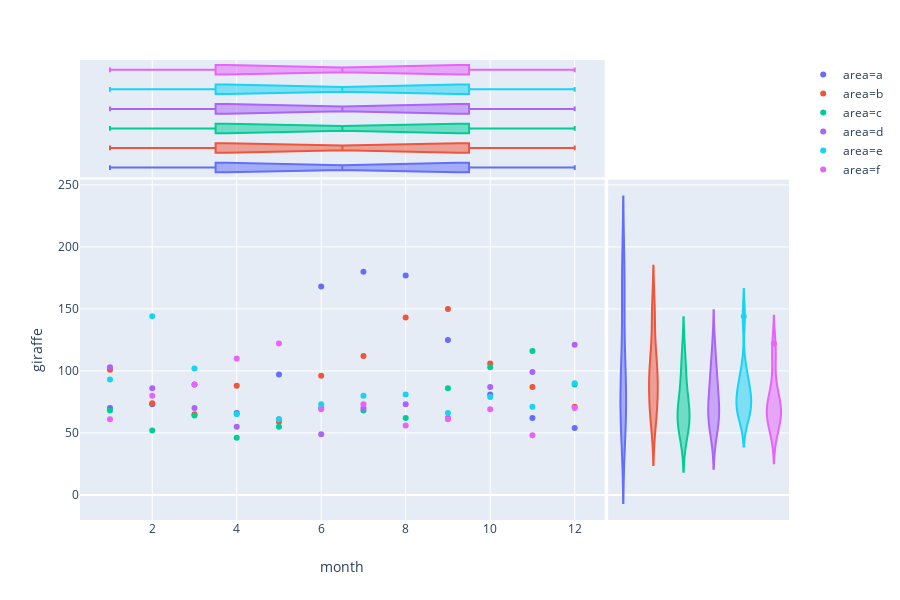

Notebook code for this chart:
### Code cell
px.scatter(dataset, x="month", y="giraffe", color="area",marginal_y="violin", 
           marginal_x="box")

### Figure 1 — Plotly figure (JSON) as saved in the notebook; plotly's stock layout.template omitted (floating-point values rounded to 4 significant figures)
{"data": [{"hovertemplate": "area=a<br>month=%{x}<br>giraffe=%{y}<extra></extra>", "legendgroup": "area=a", "marker": {"color": "#636efa", "symbol": "circle"}, "mode": "markers", "name": "area=a", "showlegend": true, "type": "scatter", "uid": "6638063a-2be0-4035-87de-63a8ea351dc5", "x": [1, 2, 3, 4, 5, 6, 7, 8, 9, 10, 11, 12], "xaxis": "x", "y": [70, 73, 89, 66, 97, 168, 180, 177, 125, 81, 62, 54], "yaxis": "y"}, {"alignmentgroup": "True", "legendgroup": "area=a", "marker": {"color": "#636efa", "symbol": "circle"}, "name": "area=a", "notched": true, "offsetgroup": "area=a", "showlegend": false, "type": "box", "uid": "0d5f4283-5db2-4dc6-b5aa-90bb166eb66f", "x": [1, 2, 3, 4, 5, 6, 7, 8, 9, 10, 11, 12], "xaxis": "x", "yaxis": "y2"}, {"alignmentgroup": "True", "legendgroup": "area=a", "marker": {"color": "#636efa", "symbol": "circle"}, "name": "area=a", "offsetgroup": "area=a", "scalegroup": "y", "showlegend": false, "type": "violin", "uid": "4e64959e-27d5-4ec8-b5ad-8c655e6c848c", "xaxis": "x2", "y": [70, 73, 89, 66, 97, 168, 180, 177, 125, 81, 62, 54], "yaxis": "y"}, {"hovertemplate": "area=b<br>month=%{x}<br>giraffe=%{y}<extra></extra>", "legendgroup": "area=b", "marker": {"color": "#EF553B", "symbol": "circle"}, "mode": "markers", "name": "area=b", "showlegend": true, "type": "scatter", "uid": "d5251a7d-0c4c-4684-a275-0edd62c0a0dd", "x": [1, 2, 3, 4, 5, 6, 7, 8, 9, 10, 11, 12], "xaxis": "x", "y": [101, 74, 65, 88, 59, 96, 112, 143, 150, 106, 87, 71], "yaxis": "y"}, {"alignmentgroup": "True", "legendgroup": "area=b", "marker": {"color": "#EF553B", "symbol": "circle"}, "name": "area=b", "notched": true, "offsetgroup": "area=b", "showlegend": false, "type": "box", "uid": "d3198d46-7c62-47d5-974a-72288132a775", "x": [1, 2, 3, 4, 5, 6, 7, 8, 9, 10, 11, 12], "xaxis": "x", "yaxis": "y2"}, {"alignmentgroup": "True", "legendgroup": "area=b", "marker": {"color": "#EF553B", "symbol": "circle"}, "name": "area=b", "offsetgroup": "area=b", "scalegroup": "y", "showlegend": false, "type": "violin", "uid": "000bb36a-0e2e-4aea-a306-6580a7b48258", "xaxis": "x2", "y": [101, 74, 65, 88, 59, 96, 112, 143, 150, 106, 87, 71], "yaxis": "y"}, {"hovertemplate": "area=c<br>month=%{x}<br>giraffe=%{y}<extra></extra>", "legendgroup": "area=c", "marker": {"color": "#00cc96", "symbol": "circle"}, "mode": "markers", "name": "area=c", "showlegend": true, "type": "scatter", "uid": "0fe2cfd5-a146-4bd2-95e8-522453b5cfc0", "x": [1, 2, 3, 4, 5, 6, 7, 8, 9, 10, 11, 12], "xaxis": "x", "y": [68, 52, 64, 46, 55, 70, 68, 62, 86, 103, 116, 89], "yaxis": "y"}, {"alignmentgroup": "True", "legendgroup": "area=c", "marker": {"color": "#00cc96", "symbol": "circle"}, "name": "area=c", "notched": true, "offsetgroup": "area=c", "showlegend": false, "type": "box", "uid": "d6cc8846-40cb-4c8f-88ea-009053cafc4f", "x": [1, 2, 3, 4, 5, 6, 7, 8, 9, 10, 11, 12], "xaxis": "x", "yaxis": "y2"}, {"alignmentgroup": "True", "legendgroup": "area=c", "marker": {"color": "#00cc96", "symbol": "circle"}, "name": "area=c", "offsetgroup": "area=c", "scalegroup": "y", "showlegend": false, "type": "violin", "uid": "44e5f702-7706-4114-8a75-b4f736ca43b5", "xaxis": "x2", "y": [68, 52, 64, 46, 55, 70, 68, 62, 86, 103, 116, 89], "yaxis": "y"}, {"hovertemplate": "area=d<br>month=%{x}<br>giraffe=%{y}<extra></extra>", "legendgroup": "area=d", "marker": {"color": "#ab63fa", "symbol": "circle"}, "mode": "markers", "name": "area=d", "showlegend": true, "type": "scatter", "uid": "67236d63-0da0-4572-9a90-fb32404c143c", "x": [1, 2, 3, 4, 5, 6, 7, 8, 9, 10, 11, 12], "xaxis": "x", "y": [103, 86, 70, 55, 61, 49, 70, 73, 62, 87, 99, 121], "yaxis": "y"}, {"alignmentgroup": "True", "legendgroup": "area=d", "marker": {"color": "#ab63fa", "symbol": "circle"}, "name": "area=d", "notched": true, "offsetgroup": "area=d", "showlegend": false, "type": "box", "uid": "b62f49c0-02a6-4689-b246-52a720a09041", "x": [1, 2, 3, 4, 5, 6, 7, 8, 9, 10, 11, 12], "xaxis": "x", "yaxis": "y2"}, {"alignmentgroup": "True", "legendgroup": "area=d", "marker": {"color": "#ab63fa", "symbol": "circle"}, "name": "area=d", "offsetgroup": "area=d", "scalegroup": "y", "showlegend": false, "type": "violin", "uid": "4747d2b7-3d63-49ba-b3b6-c76b64d7c83b", "xaxis": "x2", "y": [103, 86, 70, 55, 61, 49, 70, 73, 62, 87, 99, 121], "yaxis": "y"}, {"hovertemplate": "area=e<br>month=%{x}<br>giraffe=%{y}<extra></extra>", "legendgroup": "area=e", "marker": {"color": "#19d3f3", "symbol": "circle"}, "mode": "markers", "name": "area=e", "showlegend": true, "type": "scatter", "uid": "0610159a-9871-4706-88d3-7cadc3e64c21", "x": [1, 2, 3, 4, 5, 6, 7, 8, 9, 10, 11, 12], "xaxis": "x", "y": [93, 144, 102, 65, 61, 73, 80, 81, 66, 79, 71, 90], "yaxis": "y"}, {"alignmentgroup": "True", "legendgroup": "area=e", "marker": {"color": "#19d3f3", "symbol": "circle"}, "name": "area=e", "notched": true, "offsetgroup": "area=e", "showlegend": false, "type": "box", "uid": "0415c3c8-25f3-417f-80f6-874c687afde3", "x": [1, 2, 3, 4, 5, 6, 7, 8, 9, 10, 11, 12], "xaxis": "x", "yaxis": "y2"}, {"alignmentgroup": "True", "legendgroup": "area=e", "marker": {"color": "#19d3f3", "symbol": "circle"}, "name": "area=e", "offsetgroup": "area=e", "scalegroup": "y", "showlegend": false, "type": "violin", "uid": "a3410264-da2a-4c43-9aa8-cd88032b6bd0", "xaxis": "x2", "y": [93, 144, 102, 65, 61, 73, 80, 81, 66, 79, 71, 90], "yaxis": "y"}, {"hovertemplate": "area=f<br>month=%{x}<br>giraffe=%{y}<extra></extra>", "legendgroup": "area=f", "marker": {"color": "#e763fa", "symbol": "circle"}, "mode": "markers", "name": "area=f", "showlegend": true, "type": "scatter", "uid": "4f33983e-e685-4bc3-a7ed-711873e7ec77", "x": [1, 2, 3, 4, 5, 6, 7, 8, 9, 10, 11, 12], "xaxis": "x", "y": [61, 80, 89, 110, 122, 69, 73, 56, 61, 69, 48, 70], "yaxis": "y"}, {"alignmentgroup": "True", "legendgroup": "area=f", "marker": {"color": "#e763fa", "symbol": "circle"}, "name": "area=f", "notched": true, "offsetgroup": "area=f", "showlegend": false, "type": "box", "uid": "c944e626-6b2d-4356-9bd0-83fbc4d71522", "x": [1, 2, 3, 4, 5, 6, 7, 8, 9, 10, 11, 12], "xaxis": "x", "yaxis": "y2"}, {"alignmentgroup": "True", "legendgroup": "area=f", "marker": {"color": "#e763fa", "symbol": "circle"}, "name": "area=f", "offsetgroup": "area=f", "scalegroup": "y", "showlegend": false, "type": "violin", "uid": "1b773f54-1d8e-4745-bf49-d006874e98fa", "xaxis": "x2", "y": [61, 80, 89, 110, 122, 69, 73, 56, 61, 69, 48, 70], "yaxis": "y"}], "layout": {"barmode": "overlay", "height": 600, "legend": {"tracegroupgap": 0}, "margin": {"t": 60}, "violinmode": "overlay", "xaxis": {"domain": [0, 0.74], "showgrid": true, "title": {"text": "month"}}, "xaxis2": {"domain": [0.745, 1], "showticklabels": false}, "yaxis": {"domain": [0, 0.74], "showgrid": true, "title": {"text": "giraffe"}}, "yaxis2": {"domain": [0.745, 1], "showticklabels": false}}}
